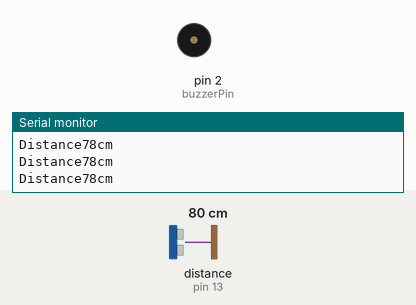
Recording of a sketch running on a simulated Arduino Uno, built with avr-gcc and run on an emulated ATmega328P. Parts: buzzer (waves = sounding), the last lines printed to the serial monitor. Wiring (inferred from the names in the program): ultrasonic range finder: trigger pin 12; echo pin 13. The test bench sets the inputs (shaded band); at power-on: distance to the obstacle (sensor on pin 13) 80 cm. The echo pulse lasts 58.3 µs per cm.

Above: at 1.4 s.
1.5 s: distance to the obstacle (sensor on pin 13) set to 44 cm
4.7 s: distance to the obstacle (sensor on pin 13) set to 38 cm
At 5.9 s:
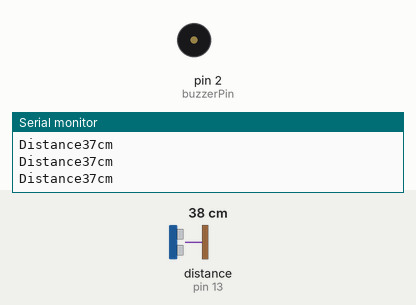
6.2 s: distance to the obstacle (sensor on pin 13) set to 60 cm
At 7.3 s:
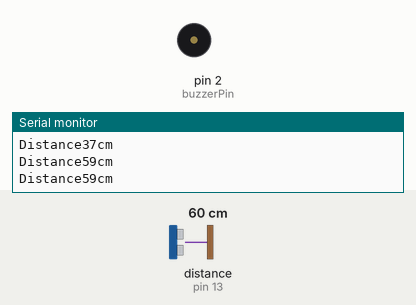
9.4 s: distance to the obstacle (sensor on pin 13) set to 2 cm
At 9.91 s:
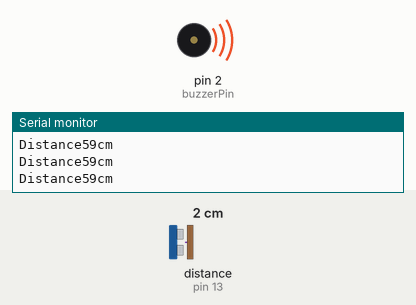
Timing chart, 0 to 12.3 s (numbered marks = the images above; inputs shaded):
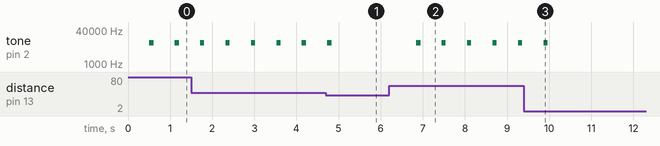

Measured:
- the behaviour switches between 41 and 40 cm on distance to the obstacle (sensor on pin 13) (found by bisection; images 0 and 1)
- after the input at 4.7 s, tone on pin 2 (buzzerPin): goes on until 4.8 s, then stays silent
- after the input at 6.2 s, tone on pin 2 (buzzerPin): alternates 10000 Hz for 0.10 s and silent for 0.50 s, starting after 0.65 s
- after the input at 9.4 s, tone on pin 2 (buzzerPin): goes on until 10.0 s, then stays silent
- by itself, tone on pin 2 (buzzerPin): alternates 10000 Hz for 0.10 s and silent for 0.50 s

The sketch:

ultrasonIC_BUZZER.ino
```cpp
int trigPin=12;
int echoPin=13;
long duration;
int distance;
int buzzerPin=2;
void setup(){
  Serial.begin(9600);
  pinMode(trigPin,OUTPUT);
  pinMode(echoPin,INPUT);
   pinMode(buzzerPin,OUTPUT);
}
void loop() {
  noTone(buzzerPin);
  digitalWrite(trigPin,LOW);
  delayMicroseconds(2);
   digitalWrite(trigPin,HIGH);
  delayMicroseconds(10);
   digitalWrite(trigPin,LOW);
  duration=pulseIn(echoPin,HIGH);
  distance=duration*0.034/2;
  Serial.print("Distance");
  Serial.print(distance);
  Serial.println("cm");
  delay(500);
  if (distance>=40){
  tone(buzzerPin,10000);
  delay(100);}
}
```
